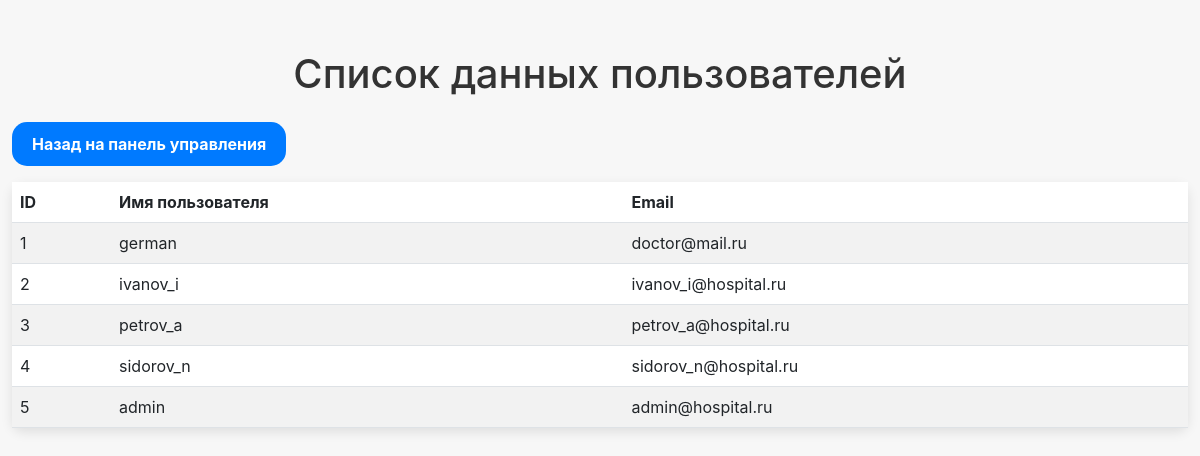
Screenshot of /view_users with the database file from the repository.
### app/models.py (models this page shows, shortened)
class User(db.Model):
    __tablename__ = 'users'
    user_id = db.Column(db.Integer, primary_key=True)
    username = db.Column(db.String(50), unique=True, nullable=False)
    email = db.Column(db.String(120), unique=True, nullable=False)
    password_hash = db.Column(db.String(256), nullable=False)
    role = db.Column(db.String(20), nullable=False, default="doctor")
    created_at = db.Column(db.DateTime, default=datetime.now())
    doctor = db.relationship('Doctor', back_populates='user', uselist=False)

### app/users.py (the view)
    @app.route('/view_users')
    def view_users():
        users = User.query.all()
        return render_template('view_users.html', users=users)

### app/templates/view_users.html (shortened to what this page needs)
<!DOCTYPE html>
<html lang="ru">
<head>
    <link rel="stylesheet" href="https://cdnjs.cloudflare.com/ajax/libs/bootstrap/5.3.0-alpha1/css/bootstrap.min.css">
    <link rel="stylesheet" href="https://cdnjs.cloudflare.com/ajax/libs/font-awesome/6.0.0-beta3/css/all.min.css">
</head>
<body>
<div class="container">
    <h1 class="text-center mb-4">Список данных пользователей</h1>
    <a href="{{ url_for('dashboard') }}" class="btn btn-primary mb-3">Назад на панель управления</a>
    <table class="table table-striped">
        <thead>
            <tr>
                <th>ID</th>
                <th>Имя пользователя</th>
                <th>Email</th>
            </tr>
        </thead>
        <tbody>
            {% for user in users %}
            <tr>
                <td>{{ user.user_id }}</td>
                <td>{{ user.username }}</td>
                <td>{{ user.email }}</td>
            </tr>
            {% endfor %}
        </tbody>
    </table>
</div>
</body>
</html>

### app/templates/view_users.html (style rules this page uses)
body { background-color: #f7f7f7; font-family: -apple-system, BlinkMacSystemFont, "San Francisco", "Helvetica Neue", sans-serif; color: #333; }
.container { margin-top: 50px; max-width: 1200px; }
.table { background-color: #fff; border-radius: 10px; box-shadow: 0 4px 12px rgba(0, 0, 0, 0.1); }
.btn { border-radius: 15px; padding: 10px 20px; background-color: #007aff; border: none; color: #fff; font-weight: bold; }

### rows the page displays
User: user_id "1", username "german", email "doctor@mail.ru"
User: user_id "2", username "ivanov_i", email "ivanov_i@hospital.ru"
User: user_id "3", username "petrov_a", email "petrov_a@hospital.ru"
User: user_id "4", username "sidorov_n", email "sidorov_n@hospital.ru"
User: user_id "5", username "admin", email "admin@hospital.ru"
